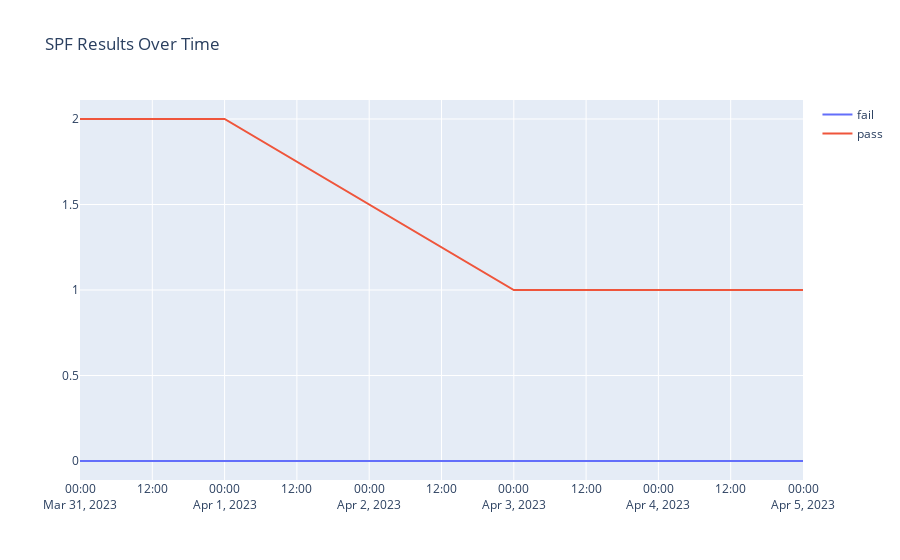

The code cell stored with this chart in its notebook:
### Code cell
fig = go.Figure()
fig.add_trace(go.Scatter(x=db_day['day'], y=db_day['spf_fail'], mode='lines', name='fail'))
fig.add_trace(go.Scatter(x=db_day['day'], y=db_day['spf_pass'], mode='lines', name='pass'))
fig.update_layout(title='SPF Results Over Time')
fig.show()

### Figure 1 — Plotly figure (JSON) as saved in the notebook; plotly's stock layout.template omitted (floating-point values rounded to 4 significant figures)
{"data": [{"mode": "lines", "name": "fail", "type": "scatter", "x": ["2023-03-31", "2023-04-01", "2023-04-03", "2023-04-04", "2023-04-05"], "y": [0, 0, 0, 0, 0]}, {"mode": "lines", "name": "pass", "type": "scatter", "x": ["2023-03-31", "2023-04-01", "2023-04-03", "2023-04-04", "2023-04-05"], "y": [2, 2, 1, 1, 1]}], "layout": {"title": {"text": "SPF Results Over Time"}}}
